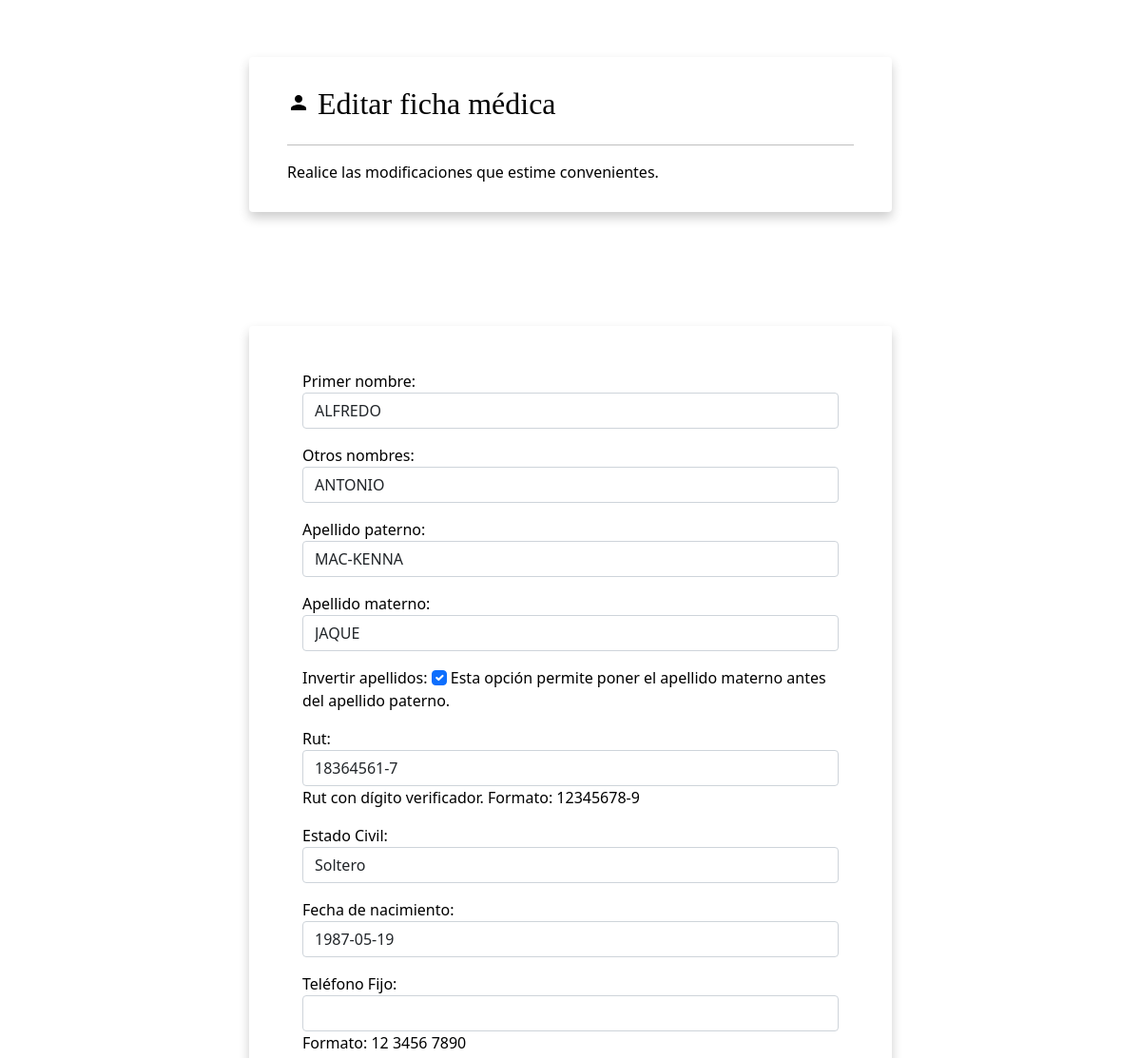
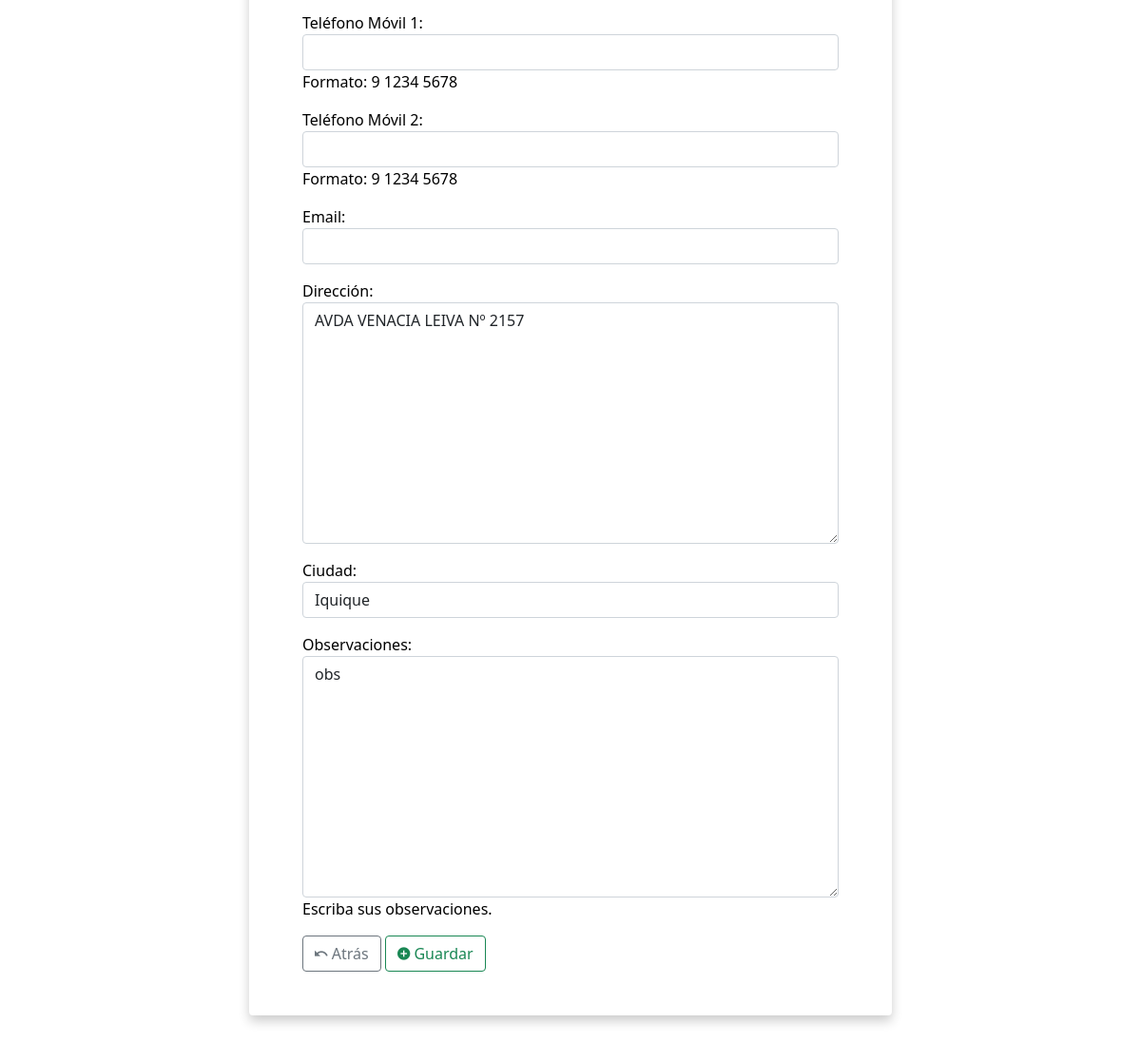
Screenshot of /editar_ficha_medica/29/ (signed in) with the database file from the repository (2 pictures, top to bottom).
### personas/models.py (models this page shows, shortened)
class Persona(models.Model):
    primer_nombre = models.CharField(max_length=50, verbose_name='Primer nombre', help_text='')
    otros_nombres = models.CharField(max_length=50, null=True, blank=True, verbose_name='Otros nombres', help_text='')
    apellido_paterno = models.CharField(max_length=50, verbose_name='Apellido paterno', help_text='')
    apellido_materno = models.CharField(max_length=50, verbose_name='Apellido materno', help_text='')
    invertir_apellidos = models.BooleanField(default=False, null=True, blank=True, verbose_name='Invertir apellidos', help_text='Esta opción permite poner el apellido materno antes del apellido paterno.')
    nombre_completo = models.CharField(max_length=250, null=True, blank=True, verbose_name='Nombre completo', help_text='')
    rut = models.CharField(max_length=10, null=True, blank=True, verbose_name='Rut', help_text='Rut con dígito verificador. Formato: 12345678-9')
    estado_civil = models.CharField(max_length=50, null=True, blank=True, verbose_name='Estado Civil', help_text='')
    fecha_nac = models.DateField(null=True, blank=True, verbose_name='Fecha de nacimiento', help_text='')
    fono_fijo = models.CharField(max_length=10, null=True, blank=True, verbose_name='Teléfono Fijo', help_text='Formato: 12 3456 7890')
    fono_movil1 = models.CharField(max_length=9, null=True, blank=True, verbose_name='Teléfono Móvil 1', help_text='Formato: 9 1234 5678')
    fono_movil2 = models.CharField(max_length=9, null=True, blank=True, verbose_name='Teléfono Móvil 2', help_text='Formato: 9 1234 5678')
    email  = models.EmailField(max_length=250, null=True, blank=True, verbose_name='Email')
    direccion = models.TextField(null=True, blank=True, verbose_name='Dirección', help_text='')
    ciudad = models.CharField(max_length=50, null=True, blank=True, verbose_name='Ciudad', help_text='')
    observaciones = models.TextField(null=True, blank=True, verbose_name='Observaciones', help_text='Escriba sus observaciones.')
    activo  = models.BooleanField(null=True, blank=True, default=True, verbose_name='Activo')
    created = models.DateTimeField(auto_now_add=True, null=True, blank=True, verbose_name='Fecha de creación')
    updated = models.DateTimeField(auto_now=True, null=True, blank=True, verbose_name='Fecha de última modificación')
    deleted = models.DateTimeField(null=True, blank=True, verbose_name='Fecha de desactivación')
    class Meta:
        verbose_name = 'Persona'
        verbose_name_plural = 'Personas'
        ordering = ['-id']

### personas/views.py (the view)
# urls.py: path('editar_ficha_medica/<int:id>/', personas.views.persona_editar, name='persona_editar'),
@login_required(login_url='entrar')
def persona_editar(request, id, *args, **kwargs):
    itemObj = Persona.objects.get(id=id)
    form = Persona_Form(instance=itemObj)
    if request.method == 'POST':
        form = Persona_Form(request.POST, request.FILES, instance=itemObj)
        if form.is_valid():
            form.save()
            return redirect('persona_index')
    context = {
        'page' : 'Editar ficha médica',
        'description' : 'Realice las modificaciones que estime convenientes.',
        'icon' : 'person',
        'singular' : 'ficha médica',
        'plural' : 'fichas médicas',
        'asdf' : asdf,
        'item': itemObj,
        'form': form
    }
    return render(request, 'personas/generic_form.html', context)

### personas/templates/personas/generic_form.html (shortened to what this page needs)
{% extends "base.html" %}
{% load static %}
{% block content %}
      <div class="card page-header">
        <h2 class="page-title"><i class="material-icons">{{ icon }}</i> {{ page }}</h2>
        <hr/>
        <p class="card-text">{{ description }}</p>
      </div>
      <div class="page-content">
        <div class="row">
          <div class="col-md-12">
            <div class="card">
              <div class="card-body">
                  <div class="" >
                    <form action="" method="POST">
                      {{ form.as_p }}
                      <div class="text-right">
                        <a href="javascript: history.go(-1)" class="btn btn-outline-secondary btn-round"><i class="icon md-undo" aria-hidden="true"></i> Atrás </a>
                        <button type="submit" class="btn btn-outline-success btn-round"><i class="icon md-plus-circle" aria-hidden="true"></i> Guardar</button>
                      </div>
                    </form>
                  </div>
              </div>
            </div>
          </div>
        </div>
      </div>
{% endblock content %}

### static/css/style.css (style rules this page uses)
body { color: #000; overflow-x: hidden; height: 100%; background-repeat: no-repeat; background-size: 100% 100%; }
.card { padding: 30px 40px; margin-top: 60px; margin-bottom: 60px; border: none !important; box-shadow: 0 6px 12px 0 rgba(0, 0, 0, 0.2) }
h1, h2 { font-family: 'Bree Serif', serif; }

### rows the page displays
Persona: primer_nombre "ALFREDO", otros_nombres "ANTONIO", apellido_paterno "MAC-KENNA", apellido_materno "JAQUE", invertir_apellidos "☑", rut "18364561-7", estado_civil "Soltero", fecha_nac "1987-05-19", direccion "AVDA VENACIA LEIVA Nº 2157", ciudad "Iquique", observaciones "obs"

### other values shown
{{ page }} "Editar ficha médica"
{{ description }} "Realice las modificaciones que estime convenientes."
